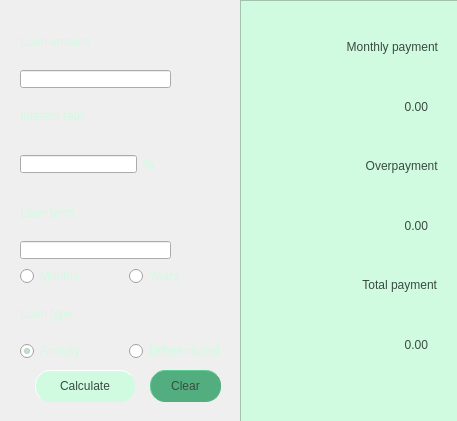
<?xml version="1.0" encoding="UTF-8"?>
<ui version="4.0">
 <class>Credit</class>
 <widget class="QDialog" name="Credit">
  <property name="geometry">
   <rect>
    <x>0</x>
    <y>0</y>
    <width>457</width>
    <height>421</height>
   </rect>
  </property>
  <property name="windowTitle">
   <string>Dialog</string>
  </property>
  <property name="styleSheet">
   <string notr="true"/>
  </property>
  <widget class="QPushButton" name="buttonCalculate">
   <property name="geometry">
    <rect>
     <x>35</x>
     <y>370</y>
     <width>100</width>
     <height>32</height>
    </rect>
   </property>
   <property name="styleSheet">
    <string notr="true">

QPushButton {
background-color: rgb(208, 251, 225);
color: rgb(57, 75, 64);
  font: 500 15pt &quot;Quicksand&quot;;
border-radius: 15px;
border-style: solid;
border-top-color: white;
border-left-color: white;
border-bottom-color: rgb(208, 251, 225);
border-right-color: rgb(208, 251, 225);
border-width: 1px;
}

QPushButton::pressed { 
background-color: rgb(179, 218, 195);
border-style: solid;
border-top-color: rgb(179, 218, 195);
border-left-color: rgb(179, 218, 195);
border-bottom-color: rgb(208, 251, 225);
border-right-color: rgb(208, 251, 225);
border-width: 1px;
}

</string>
   </property>
   <property name="text">
    <string>Calculate</string>
   </property>
  </widget>
  <widget class="QWidget" name="layoutWidget">
   <property name="geometry">
    <rect>
     <x>20</x>
     <y>20</y>
     <width>211</width>
     <height>341</height>
    </rect>
   </property>
   <layout class="QVBoxLayout" name="verticalLayout">
    <item>
     <widget class="QLabel" name="label">
      <property name="styleSheet">
       <string notr="true">color: rgb(208, 251, 225);
font: 700 15pt &quot;Quicksand&quot;;</string>
      </property>
      <property name="text">
       <string>Loan amount</string>
      </property>
     </widget>
    </item>
    <item>
     <layout class="QHBoxLayout" name="horizontalLayout_4">
      <item>
       <widget class="QLineEdit" name="inpLoanAmount">
        <property name="styleSheet">
         <string notr="true">  color: rgb(208, 251, 225);
  font: 500 15pt &quot;Quicksand&quot;;
  padding-left: 5px; </string>
        </property>
       </widget>
      </item>
      <item>
       <spacer name="horizontalSpacer">
        <property name="orientation">
         <enum>Qt::Horizontal</enum>
        </property>
        <property name="sizeType">
         <enum>QSizePolicy::Fixed</enum>
        </property>
        <property name="sizeHint" stdset="0">
         <size>
          <width>60</width>
          <height>20</height>
         </size>
        </property>
       </spacer>
      </item>
     </layout>
    </item>
    <item>
     <widget class="QLabel" name="label_2">
      <property name="styleSheet">
       <string notr="true">color: rgb(208, 251, 225);
font: 700 15pt &quot;Quicksand&quot;;</string>
      </property>
      <property name="text">
       <string>Interest rate</string>
      </property>
     </widget>
    </item>
    <item>
     <layout class="QHBoxLayout" name="horizontalLayout_3">
      <item>
       <widget class="QLineEdit" name="inpInterest">
        <property name="sizePolicy">
         <sizepolicy hsizetype="Minimum" vsizetype="Fixed">
          <horstretch>0</horstretch>
          <verstretch>0</verstretch>
         </sizepolicy>
        </property>
        <property name="minimumSize">
         <size>
          <width>117</width>
          <height>0</height>
         </size>
        </property>
        <property name="maximumSize">
         <size>
          <width>117</width>
          <height>16777215</height>
         </size>
        </property>
        <property name="styleSheet">
         <string notr="true">  color: rgb(208, 251, 225);
  font: 500 15pt &quot;Quicksand&quot;;
  padding-left: 5px; </string>
        </property>
       </widget>
      </item>
      <item>
       <widget class="QLabel" name="label_8">
        <property name="styleSheet">
         <string notr="true">  color: rgb(208, 251, 225);
  font: 500 15pt &quot;Quicksand&quot;;</string>
        </property>
        <property name="text">
         <string>%</string>
        </property>
       </widget>
      </item>
      <item>
       <spacer name="horizontalSpacer_2">
        <property name="orientation">
         <enum>Qt::Horizontal</enum>
        </property>
        <property name="sizeHint" stdset="0">
         <size>
          <width>40</width>
          <height>20</height>
         </size>
        </property>
       </spacer>
      </item>
     </layout>
    </item>
    <item>
     <widget class="QLabel" name="label_3">
      <property name="styleSheet">
       <string notr="true">color: rgb(208, 251, 225);
font: 700 15pt &quot;Quicksand&quot;;</string>
      </property>
      <property name="text">
       <string>Loan term</string>
      </property>
     </widget>
    </item>
    <item>
     <layout class="QHBoxLayout" name="horizontalLayout_5">
      <item>
       <widget class="QLineEdit" name="inpTerm">
        <property name="styleSheet">
         <string notr="true">  color: rgb(208, 251, 225);
  font: 500 15pt &quot;Quicksand&quot;;
  padding-left: 5px; </string>
        </property>
       </widget>
      </item>
      <item>
       <spacer name="horizontalSpacer_3">
        <property name="orientation">
         <enum>Qt::Horizontal</enum>
        </property>
        <property name="sizeType">
         <enum>QSizePolicy::Fixed</enum>
        </property>
        <property name="sizeHint" stdset="0">
         <size>
          <width>60</width>
          <height>20</height>
         </size>
        </property>
       </spacer>
      </item>
     </layout>
    </item>
    <item>
     <layout class="QHBoxLayout" name="horizontalLayout">
      <item>
       <widget class="QRadioButton" name="buttonMonths">
        <property name="styleSheet">
         <string notr="true">  color: rgb(208, 251, 225);
  font: 500 15pt &quot;Quicksand&quot;;</string>
        </property>
        <property name="text">
         <string>Months</string>
        </property>
        <property name="checked">
         <bool>true</bool>
        </property>
       </widget>
      </item>
      <item>
       <widget class="QRadioButton" name="buttonYears">
        <property name="styleSheet">
         <string notr="true">  color: rgb(208, 251, 225);
  font: 500 15pt &quot;Quicksand&quot;;</string>
        </property>
        <property name="text">
         <string>Years</string>
        </property>
       </widget>
      </item>
     </layout>
    </item>
    <item>
     <widget class="QLabel" name="label_4">
      <property name="styleSheet">
       <string notr="true">color: rgb(208, 251, 225);
font: 700 15pt &quot;Quicksand&quot;;</string>
      </property>
      <property name="text">
       <string>Loan type</string>
      </property>
     </widget>
    </item>
    <item>
     <layout class="QHBoxLayout" name="horizontalLayout_2">
      <item>
       <widget class="QRadioButton" name="buttonAnnuity">
        <property name="styleSheet">
         <string notr="true">  color: rgb(208, 251, 225);
  font: 500 15pt &quot;Quicksand&quot;;</string>
        </property>
        <property name="text">
         <string>Annuity</string>
        </property>
        <property name="checked">
         <bool>true</bool>
        </property>
       </widget>
      </item>
      <item>
       <widget class="QRadioButton" name="buttonDiff">
        <property name="styleSheet">
         <string notr="true">  color: rgb(208, 251, 225);
  font: 500 15pt &quot;Quicksand&quot;;</string>
        </property>
        <property name="text">
         <string>Differentiated</string>
        </property>
       </widget>
      </item>
     </layout>
    </item>
   </layout>
  </widget>
  <widget class="QFrame" name="frame">
   <property name="geometry">
    <rect>
     <x>240</x>
     <y>0</y>
     <width>231</width>
     <height>441</height>
    </rect>
   </property>
   <property name="styleSheet">
    <string notr="true">background-color: rgb(208, 251, 225);
</string>
   </property>
   <property name="frameShape">
    <enum>QFrame::StyledPanel</enum>
   </property>
   <property name="frameShadow">
    <enum>QFrame::Raised</enum>
   </property>
   <widget class="QWidget" name="verticalLayoutWidget">
    <property name="geometry">
     <rect>
      <x>30</x>
      <y>20</y>
      <width>171</width>
      <height>351</height>
     </rect>
    </property>
    <layout class="QVBoxLayout" name="verticalLayout_2">
     <item>
      <widget class="QLabel" name="label_5">
       <property name="layoutDirection">
        <enum>Qt::RightToLeft</enum>
       </property>
       <property name="styleSheet">
        <string notr="true">color: rgb(57, 75, 64);
  font: 700 15pt &quot;Quicksand&quot;;
  padding-right: 10px; </string>
       </property>
       <property name="text">
        <string>Monthly payment</string>
       </property>
       <property name="alignment">
        <set>Qt::AlignRight|Qt::AlignTrailing|Qt::AlignVCenter</set>
       </property>
      </widget>
     </item>
     <item>
      <widget class="QLabel" name="outMonthly">
       <property name="styleSheet">
        <string notr="true">color: rgb(57, 75, 64);
  font: 500 15pt &quot;Quicksand&quot;;
  padding-right: 10px; </string>
       </property>
       <property name="text">
        <string>0.00</string>
       </property>
       <property name="alignment">
        <set>Qt::AlignRight|Qt::AlignTrailing|Qt::AlignVCenter</set>
       </property>
      </widget>
     </item>
     <item>
      <widget class="QLabel" name="label_6">
       <property name="styleSheet">
        <string notr="true">color: rgb(57, 75, 64);
  font: 700 15pt &quot;Quicksand&quot;;</string>
       </property>
       <property name="text">
        <string>Overpayment </string>
       </property>
       <property name="alignment">
        <set>Qt::AlignRight|Qt::AlignTrailing|Qt::AlignVCenter</set>
       </property>
      </widget>
     </item>
     <item>
      <widget class="QLabel" name="outOverpayment">
       <property name="styleSheet">
        <string notr="true">color: rgb(57, 75, 64);
  font: 500 15pt &quot;Quicksand&quot;;
  padding-right: 10px; </string>
       </property>
       <property name="text">
        <string>0.00</string>
       </property>
       <property name="alignment">
        <set>Qt::AlignRight|Qt::AlignTrailing|Qt::AlignVCenter</set>
       </property>
      </widget>
     </item>
     <item>
      <widget class="QLabel" name="label_7">
       <property name="styleSheet">
        <string notr="true">color: rgb(57, 75, 64); 
 font: 700 15pt &quot;Quicksand&quot;;
  padding-right: 1px; </string>
       </property>
       <property name="text">
        <string>Total payment</string>
       </property>
       <property name="alignment">
        <set>Qt::AlignRight|Qt::AlignTrailing|Qt::AlignVCenter</set>
       </property>
      </widget>
     </item>
     <item>
      <widget class="QLabel" name="outTotal">
       <property name="styleSheet">
        <string notr="true">color: rgb(57, 75, 64);
  font: 500 15pt &quot;Quicksand&quot;;
  padding-right: 10px; </string>
       </property>
       <property name="text">
        <string>0.00</string>
       </property>
       <property name="alignment">
        <set>Qt::AlignRight|Qt::AlignTrailing|Qt::AlignVCenter</set>
       </property>
      </widget>
     </item>
    </layout>
   </widget>
  </widget>
  <widget class="QPushButton" name="buttonClear">
   <property name="geometry">
    <rect>
     <x>150</x>
     <y>370</y>
     <width>71</width>
     <height>32</height>
    </rect>
   </property>
   <property name="styleSheet">
    <string notr="true">

QPushButton {
  font: 500 15pt &quot;Quicksand&quot;;
border-radius: 15px;
background-color: rgb(83, 174, 127);
color: rgb(57, 75, 64);
border-style: solid;
border-top-color: rgb(94, 205, 149);
border-left-color: rgb(94, 205, 149);
border-bottom-color: rgb(83, 174, 127);
border-right-color: rgb(83, 174, 127);
border-width: 1px;
}

QPushButton::pressed { 
background-color: rgb(62, 135, 99);
border-style: solid;
border-top-color: rgb(62, 135, 99);
border-left-color:rgb(62, 135, 99);
border-bottom-color: rgb(94, 205, 149);
border-right-color: rgb(94, 205, 149);
border-width: 1px;
}


</string>
   </property>
   <property name="text">
    <string>Clear</string>
   </property>
  </widget>
  <zorder>frame</zorder>
  <zorder>buttonCalculate</zorder>
  <zorder>layoutWidget</zorder>
  <zorder>buttonClear</zorder>
 </widget>
 <resources/>
 <connections/>
</ui>
